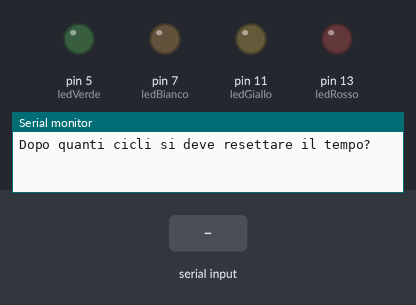
This sketch was run on a simulated Arduino Uno, built with avr-gcc and run on an emulated ATmega328P. Parts: output pins drawn as LEDs (lit = HIGH), the last lines printed to the serial monitor. Inputs (shaded band) come from the test bench. Random numbers use the default seed unless the sketch sets one.

Above: at 0.8 s.
0.9 s: "90,45\n" received over Serial
At 2.3 s:
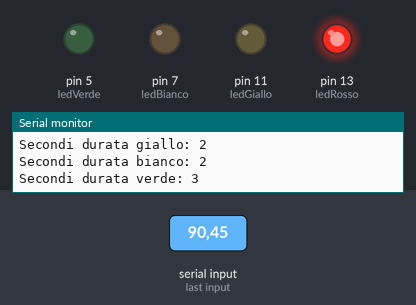
At 6.9 s:
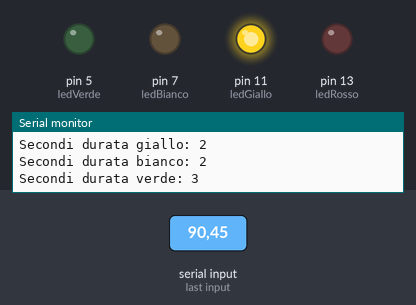
Timing chart, 0 to 17.4 s (numbered marks = the images above; inputs shaded):
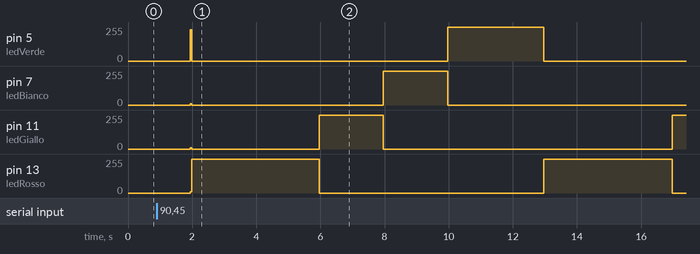

Measured:
- after the input at 0.9 s, pin 5 (ledVerde): 0/255 → 255/255 after 9.1 s, → 0/255 3.0 s later; pin 7 (ledBianco): 0/255 → 255/255 after 7.1 s, → 0/255 2.0 s later; pin 11 (ledGiallo): 0/255 → 255/255 after 5.1 s, → 0/255 2.0 s later, → 255/255 9.0 s later; pin 13 (ledRosso): alternates 255/255 for 4.0 s and 0/255 for 7.0 s, starting after 1.0 s

The sketch:

OgnibenMichele_VerificaFebbraio.ino
```cpp
                            //DICHIARAZIONE LED
int ledRosso;
int ledGiallo;
int ledBianco;
int ledVerde;
                            //DICHIARAZIONE DURATA ACCENSIONE LED E CICLI
int durataR;
int durataG;
int durataB;
int durataV;
int cicli;
int richiesta;

void setup() {
                            //ASSEGNAZIONE LED E RICHIESTA
  ledRosso  = 13;
  ledGiallo = 11;
  ledBianco = 7;
  ledVerde  = 5;
  richiesta = 0;
                            //PINMODE
  pinMode(ledRosso, OUTPUT);
  pinMode(ledGiallo, OUTPUT);
  pinMode(ledBianco, OUTPUT);
  pinMode(ledVerde, OUTPUT);
                            //SERIALE ED INPUT DEI CICLI
  Serial.begin(9600);
  Serial.println("Dopo quanti cicli si deve resettare il tempo?");
  while(Serial.available() == 0) {};
  cicli = Serial.readString().toInt();
  Serial.println(cicli);
}

int inputSeriale(String frase, int var){
  var = random(1,5) * 1000;
  Serial.println(frase + (var / 1000));
  return var;
}

void accendiLed(int led_on, int led_off, int ritardo){
  digitalWrite(led_on, HIGH);
  digitalWrite(led_off, LOW);
  delay(ritardo);
}

void loop() {
  if (cicli == richiesta)                 //VALORI RANDOM DI DURATE
  {
    Serial.println("Nuove durate:");
    durataR = inputSeriale("Secondi durata rosso: ", durataR);
    durataG = inputSeriale("Secondi durata giallo: ", durataG);
    durataB = inputSeriale("Secondi durata bianco: ", durataB);
    durataV = inputSeriale("Secondi durata verde: ", durataV);
    richiesta = 0;
  }
  richiesta++;
  accendiLed(ledRosso, ledVerde, durataR);
  accendiLed(ledGiallo, ledRosso, durataG);
  accendiLed(ledBianco, ledGiallo, durataB);
  accendiLed(ledVerde, ledBianco, durataV);
}
```
